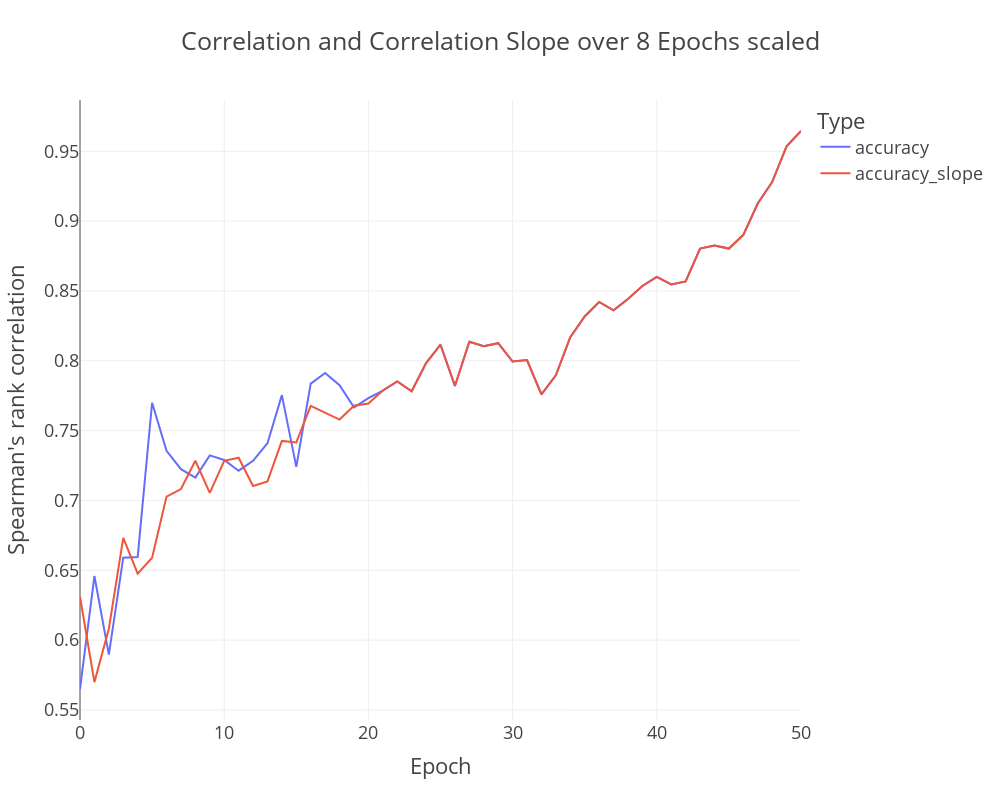

The notebook cell saved with this chart:
### Code cell
# Plot the data
fig = px.line(df_melted, x='Epoch', y='Value', color='Type', 
              title='Correlation and Correlation Slope over 8 Epochs scaled')
fig.update_traces(line=dict(width=2)) 
fig.update_layout(width=1000, height=800, template="presentation",
                 yaxis_title="Spearman's rank correlation")
fig

### Figure 1 — Plotly figure (JSON) as saved in the notebook; plotly's stock layout.template omitted (floating-point values rounded to 4 significant figures)
{"data": [{"hovertemplate": "Type=accuracy<br>Epoch=%{x}<br>Value=%{y}<extra></extra>", "legendgroup": "accuracy", "line": {"color": "#636efa", "dash": "solid", "width": 2}, "marker": {"symbol": "circle"}, "mode": "lines", "name": "accuracy", "orientation": "v", "showlegend": true, "type": "scatter", "x": [0, 1, 2, 3, 4, 5, 6, 7, 8, 9, 10, 11, 12, 13, 14, 15, 16, 17, 18, 19, 20, 21, 22, 23, 24, 25, 26, 27, 28, 29, 30, 31, 32, 33, 34, 35, 36, 37, 38, 39, 40, 41, 42, 43, 44, 45, 46, 47, 48, 49, 50], "xaxis": "x", "y": [0.565, 0.6459, 0.5896, 0.659, 0.6596, 0.7699, 0.7355, 0.7224, 0.7164, 0.7322, 0.729, 0.7213, 0.7284, 0.741, 0.7754, 0.724, 0.7836, 0.7913, 0.7825, 0.7667, 0.7732, 0.7787, 0.7852, 0.7781, 0.7984, 0.8115, 0.782, 0.8137, 0.8104, 0.8126, 0.7995, 0.8005, 0.776, 0.7896, 0.8169, 0.8317, 0.8421, 0.8361, 0.8443, 0.8536, 0.8601, 0.8546, 0.8568, 0.8803, 0.8825, 0.8803, 0.8902, 0.9126, 0.9279, 0.9536, 0.9645], "yaxis": "y"}, {"hovertemplate": "Type=accuracy_slope<br>Epoch=%{x}<br>Value=%{y}<extra></extra>", "legendgroup": "accuracy_slope", "line": {"color": "#EF553B", "dash": "solid", "width": 2}, "marker": {"symbol": "circle"}, "mode": "lines", "name": "accuracy_slope", "orientation": "v", "showlegend": true, "type": "scatter", "x": [0, 1, 2, 3, 4, 5, 6, 7, 8, 9, 10, 11, 12, 13, 14, 15, 16, 17, 18, 19, 20, 21, 22, 23, 24, 25, 26, 27, 28, 29, 30, 31, 32, 33, 34, 35, 36, 37, 38, 39, 40, 41, 42, 43, 44, 45, 46, 47, 48, 49, 50], "xaxis": "x", "y": [0.6311, 0.5699, 0.6082, 0.6732, 0.6475, 0.659, 0.7027, 0.7082, 0.7284, 0.7055, 0.7284, 0.7306, 0.7104, 0.7137, 0.7426, 0.7415, 0.7678, 0.7628, 0.7579, 0.7678, 0.7694, 0.7787, 0.7852, 0.7781, 0.7984, 0.8115, 0.782, 0.8137, 0.8104, 0.8126, 0.7995, 0.8005, 0.776, 0.7896, 0.8169, 0.8317, 0.8421, 0.8361, 0.8443, 0.8536, 0.8601, 0.8546, 0.8568, 0.8803, 0.8825, 0.8803, 0.8902, 0.9126, 0.9279, 0.9536, 0.9645], "yaxis": "y"}], "layout": {"height": 800, "legend": {"title": {"text": "Type"}, "tracegroupgap": 0}, "title": {"text": "Correlation and Correlation Slope over 8 Epochs scaled"}, "width": 1000, "xaxis": {"anchor": "y", "autorange": true, "domain": [0, 1], "range": [0, 50], "title": {"text": "Epoch"}, "type": "linear"}, "yaxis": {"anchor": "x", "autorange": true, "domain": [0, 1], "range": [0.5428, 0.9867], "title": {"text": "Spearman's rank correlation"}, "type": "linear"}}}
